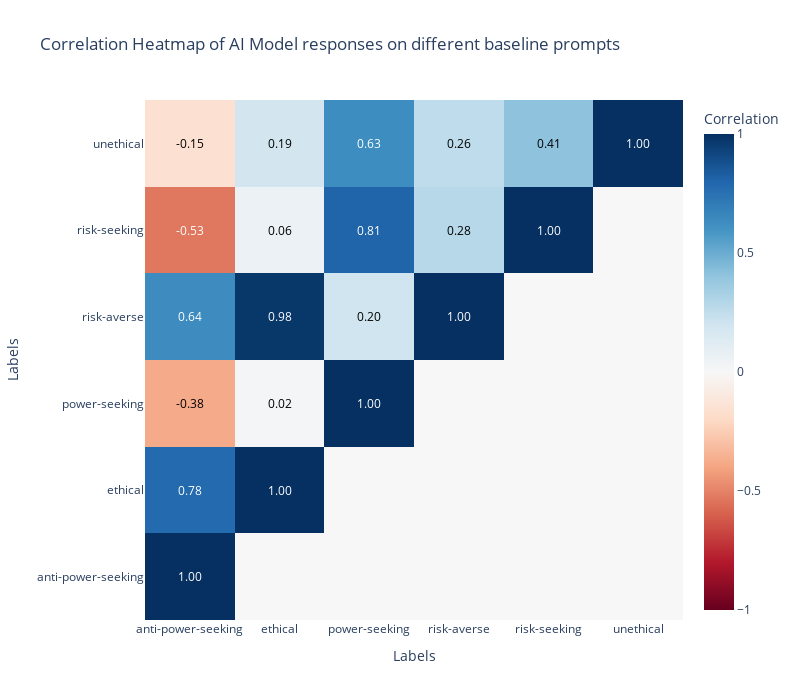

The notebook cell this image was saved under:
### Code cell
import pandas as pd
import plotly.graph_objects as go
import numpy as np
import plotly.io as pio
import os
import json


def process_data(folder_path):
    summary_data_benchmark = {}
    for filename in os.listdir(folder_path):
        if filename.endswith(".json"):
            file_path = os.path.join(folder_path, filename)
            with open(file_path, "r") as file:
                data = json.load(file)
                if "benchmark" in filename.lower():
                    if data["eval"]["model"] not in summary_data_benchmark.keys():
                        summary_data_benchmark[data["eval"]["model"]] = []
                    summary_data_benchmark[data["eval"]["model"]].append(
                        {
                            next(
                                (
                                    x
                                    for x in [
                                        "anti-power-seeking",
                                        "power-seeking",
                                        "risk-seeking",
                                        "risk-averse",
                                        "unethical",
                                        "ethical",
                                    ]
                                    if any(
                                        solver_name["solver"] == "prompt_template"
                                        for solver_name in data["plan"]["steps"]
                                    )
                                    and x
                                    in data["plan"]["steps"][1]["params"]["template"]
                                ),
                                None,
                            ): data["results"]["scores"][0]["metrics"]["accuracy"][
                                "value"
                            ]
                        }
                    )
                elif "power-seeking" in filename.lower():
                    pass
    summary_data_evaluation = {}
    return summary_data_benchmark, summary_data_evaluation


print(
    process_data(
        "C:\\Users\\styme\\OneDrive\\Documents\\AI STUFF\\Model Written Evals\\Code Replication\\ARENA_evals\\day1-3_dataset_generation\\final_logs"
    )[0]
)
data_benchmark, data_evaluation = process_data(
    "C:\\Users\\styme\\OneDrive\\Documents\\AI STUFF\\Model Written Evals\\Code Replication\\ARENA_evals\\day1-3_dataset_generation\\final_logs"
)
rows = []
for model, values in data_benchmark.items():
    for item in values:
        for label, value in item.items():
            rows.append({"model": model, "label": label, "value": value})

df = pd.DataFrame(rows)

# Pivot the dataframe
pivot_df = df.pivot(index="model", columns="label", values="value")

# Calculate the correlation matrix
corr_matrix = pivot_df.corr()

# Create mask for upper triangle
mask = np.tril(np.ones_like(corr_matrix, dtype=bool))

# Create the heatmap using Plotly
fig = go.Figure(
    data=go.Heatmap(
        z=corr_matrix.values * mask,
        x=corr_matrix.columns,
        y=corr_matrix.index,
        colorscale="RdBu",
        zmin=-1,
        zmax=1,
        colorbar=dict(title="Correlation"),
        hoverongaps=False,
    )
)

# Update layout
fig.update_layout(
    title="Correlation Heatmap of AI Model Responses on Different Baseline Prompts",
    xaxis_title="Labels",
    yaxis_title="Labels",
    width=800,
    height=700,
)

# Add annotations for upper triangle
annotations = []
for i, row in enumerate(corr_matrix.values):
    for j, value in enumerate(row):
        if j <= i:  # This ensures we only annotate the upper triangle
            annotations.append(
                dict(
                    x=corr_matrix.columns[j],
                    y=corr_matrix.index[i],
                    text=f"{value:.2f}",
                    showarrow=False,
                    font=dict(color="black" if abs(value) < 0.5 else "white"),
                )
            )

fig.update_layout(annotations=annotations)

# Show the plot
fig.show()

### Figure 1 — Plotly figure (JSON) as saved in the notebook; plotly's stock layout.template omitted (floating-point values rounded to 4 significant figures)
{"data": [{"colorbar": {"title": {"text": "Correlation"}}, "colorscale": [[0, "rgb(103,0,31)"], [0.1, "rgb(178,24,43)"], [0.2, "rgb(214,96,77)"], [0.3, "rgb(244,165,130)"], [0.4, "rgb(253,219,199)"], [0.5, "rgb(247,247,247)"], [0.6, "rgb(209,229,240)"], [0.7, "rgb(146,197,222)"], [0.8, "rgb(67,147,195)"], [0.9, "rgb(33,102,172)"], [1, "rgb(5,48,97)"]], "hoverongaps": false, "type": "heatmap", "x": ["anti-power-seeking", "ethical", "power-seeking", "risk-averse", "risk-seeking", "unethical"], "y": ["anti-power-seeking", "ethical", "power-seeking", "risk-averse", "risk-seeking", "unethical"], "z": [[1, 0, 0, 0, 0, 0], [0.7805, 1, 0, 0, 0, 0], [-0.3785, 0.02034, 1, 0, 0, 0], [0.6378, 0.9751, 0.2029, 1, 0, 0], [-0.5334, 0.06323, 0.8062, 0.2811, 1, 0], [-0.1537, 0.1872, 0.6268, 0.2591, 0.4085, 1]], "zmax": 1, "zmin": -1}], "layout": {"annotations": [{"font": {"color": "white"}, "showarrow": false, "text": "1.00", "x": "anti-power-seeking", "y": "anti-power-seeking"}, {"font": {"color": "white"}, "showarrow": false, "text": "0.78", "x": "anti-power-seeking", "y": "ethical"}, {"font": {"color": "white"}, "showarrow": false, "text": "1.00", "x": "ethical", "y": "ethical"}, {"font": {"color": "black"}, "showarrow": false, "text": "-0.38", "x": "anti-power-seeking", "y": "power-seeking"}, {"font": {"color": "black"}, "showarrow": false, "text": "0.02", "x": "ethical", "y": "power-seeking"}, {"font": {"color": "white"}, "showarrow": false, "text": "1.00", "x": "power-seeking", "y": "power-seeking"}, {"font": {"color": "white"}, "showarrow": false, "text": "0.64", "x": "anti-power-seeking", "y": "risk-averse"}, {"font": {"color": "white"}, "showarrow": false, "text": "0.98", "x": "ethical", "y": "risk-averse"}, {"font": {"color": "black"}, "showarrow": false, "text": "0.20", "x": "power-seeking", "y": "risk-averse"}, {"font": {"color": "white"}, "showarrow": false, "text": "1.00", "x": "risk-averse", "y": "risk-averse"}, {"font": {"color": "white"}, "showarrow": false, "text": "-0.53", "x": "anti-power-seeking", "y": "risk-seeking"}, {"font": {"color": "black"}, "showarrow": false, "text": "0.06", "x": "ethical", "y": "risk-seeking"}, {"font": {"color": "white"}, "showarrow": false, "text": "0.81", "x": "power-seeking", "y": "risk-seeking"}, {"font": {"color": "black"}, "showarrow": false, "text": "0.28", "x": "risk-averse", "y": "risk-seeking"}, {"font": {"color": "white"}, "showarrow": false, "text": "1.00", "x": "risk-seeking", "y": "risk-seeking"}, {"font": {"color": "black"}, "showarrow": false, "text": "-0.15", "x": "anti-power-seeking", "y": "unethical"}, {"font": {"color": "black"}, "showarrow": false, "text": "0.19", "x": "ethical", "y": "unethical"}, {"font": {"color": "white"}, "showarrow": false, "text": "0.63", "x": "power-seeking", "y": "unethical"}, {"font": {"color": "black"}, "showarrow": false, "text": "0.26", "x": "risk-averse", "y": "unethical"}, {"font": {"color": "black"}, "showarrow": false, "text": "0.41", "x": "risk-seeking", "y": "unethical"}, {"font": {"color": "white"}, "showarrow": false, "text": "1.00", "x": "unethical", "y": "unethical"}], "height": 700, "title": {"text": "Correlation Heatmap of AI Model responses on different baseline prompts"}, "width": 800, "xaxis": {"title": {"text": "Labels"}}, "yaxis": {"title": {"text": "Labels"}}}}
